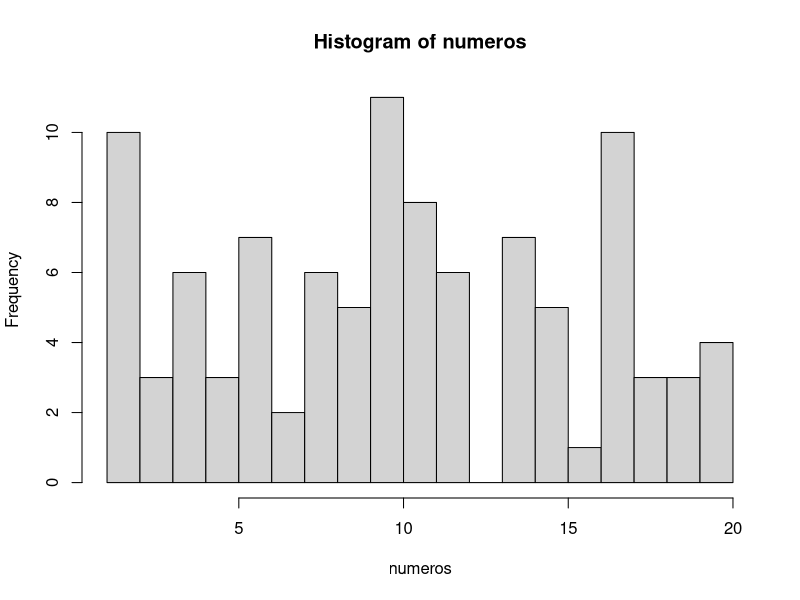
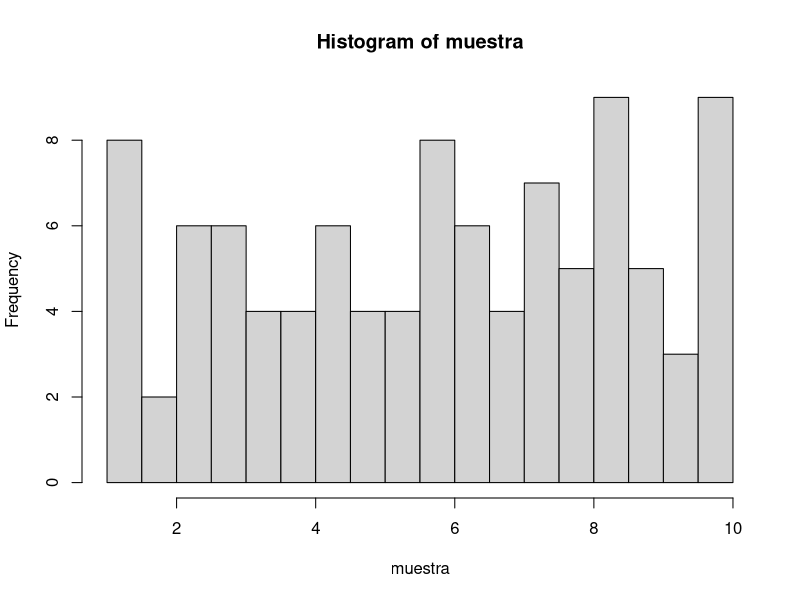

Write the R code that produced these figures, in order.
## ---- chunk 1
numeros <- sample(1:20, 100, TRUE)
numeros
## ---- chunk 2
mediana <- median(numeros)
mediana
## ---- chunk 3
media <- mean(numeros)
media
## ---- chunk 4
# El argumento breaks nos permite dividir en histograma en las partes que queramos
hist(numeros, breaks = 20)
## ---- chunk 5
tabla.frecuencias <- data.frame(table(numeros))
tabla.frecuencias
## ---- chunk 6
# Con la función seq, creamos una secuencia de 1 a 10 en intervalos de 0.1 en 0.1
secuencia <- seq(1, 10, 0.1)
muestra <- sample(secuencia, 100, TRUE)
muestra
## ---- chunk 7
mediana <- median(muestra)
mediana
## ---- chunk 8
media <- mean(muestra)
media
## ---- chunk 9
hist(muestra,breaks = 20)
